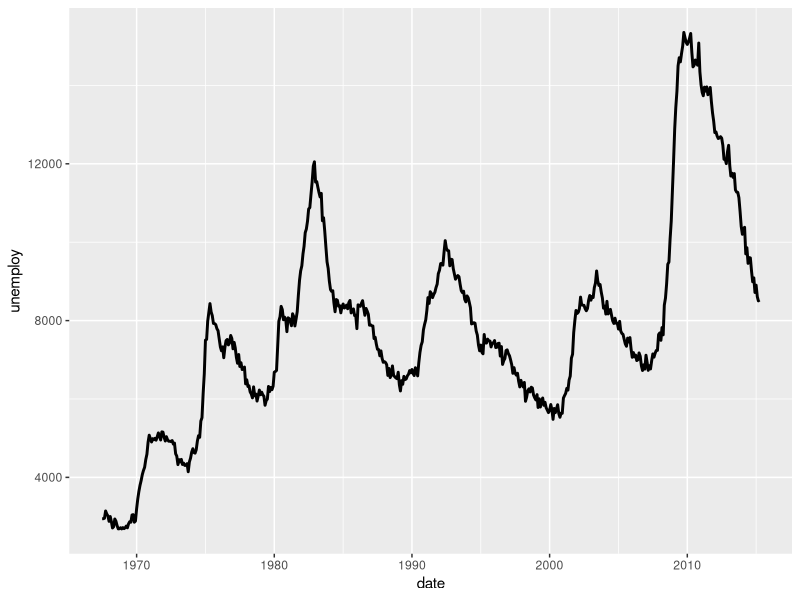
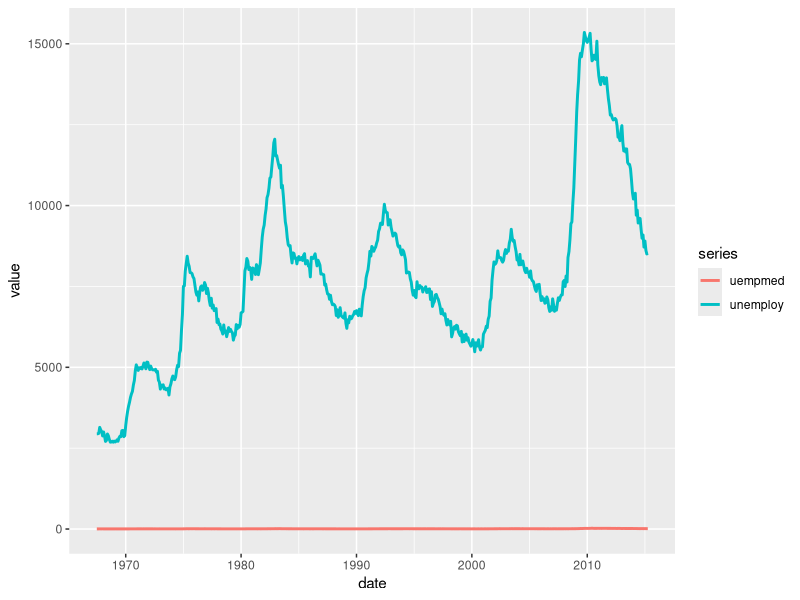
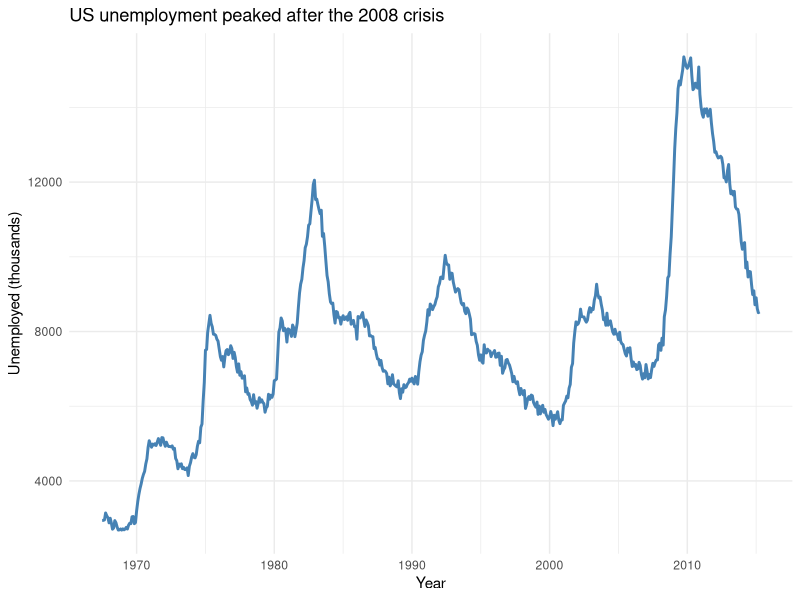

The R script that drew these images, in order:
# Chapter: Line Graphs — exercise verification (run from repo root).
library(ggplot2)
p1 <- ggplot(economics) +
  geom_line(aes(date, unemploy), linewidth = 1)
long <- tidyr::pivot_longer(economics, cols = c(unemploy, uempmed),
  names_to = "series", values_to = "value")
p2 <- ggplot(long) +
  geom_line(aes(date, value, color = series), linewidth = 1)
p3 <- ggplot(economics) +
  geom_line(aes(date, unemploy), linewidth = 1, color = "steelblue") +
  labs(title = "US unemployment peaked after the 2008 crisis",
    x = "Year", y = "Unemployed (thousands)") +
  theme_minimal()
invisible(lapply(list(p1, p2, p3), ggplot_build))
stopifnot(max(economics$unemploy) == 15352, nrow(long) == 2 * nrow(economics))
message("ch-line OK")
